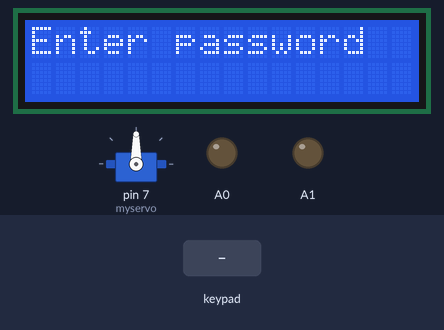
Bench run of a sketch on a simulated Arduino Uno, built with avr-gcc and run on an emulated ATmega328P. On the bench: 16×2 character LCD, servo, output pins drawn as LEDs (lit = HIGH). Inputs (shaded band) come from the test bench.

Above: at 1.2 s.
1.3 s: keypad keys 0 6 5 4 pressed 0.4 s apart
At 3.3 s:
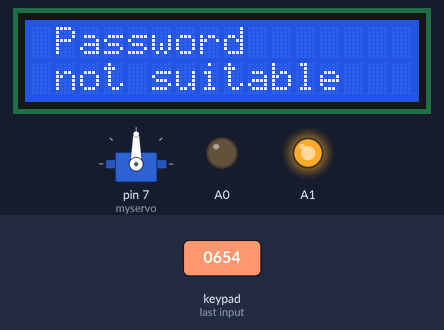
4.4 s: key '1' pressed
At 4.8 s:
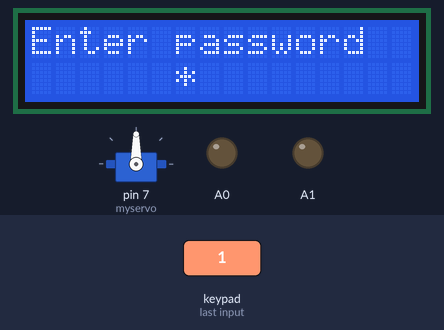
5.9 s: key '2' pressed
At 7.1 s:
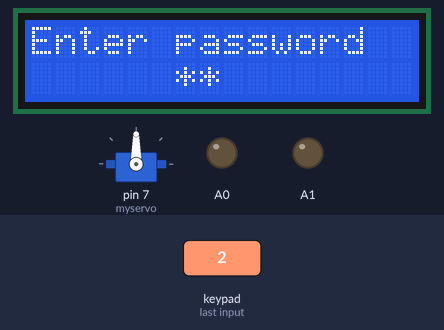
Timing chart, 0 to 8.9 s (numbered marks = the images above; inputs shaded):
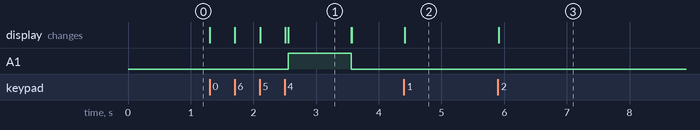

The sketch:

main.ino
```cpp
#include <LiquidCrystal.h>
#include <Keypad.h>
#include <Servo.h>

int servostate;
int posOpen = 90;
int posClose = 0;
int a=0, b=0, c=0, d=0; //кількість цифр у паролі
int var=0;
int C1=1,C2=2,C3=3,C4=4;
char f='*';
const byte filas = 4;
const byte columnas = 4;
char tecla[filas][columnas] = {
  {'1','2','3'},
  {'4','5','6'},
  {'7','8','9'},
  {'*','0','#'}//панель для введення паролю
};
byte pinFilas[filas] = {0, 6, 5, 4};
byte pinColumnas[columnas] = {3, 2, 1};

Servo myservo;
Keypad keypad = Keypad( makeKeymap(tecla), pinFilas, pinColumnas, filas, columnas );
LiquidCrystal lcd(8,9,10,11,12,13);
void setup(){
  lcd.begin(16,2);
  pinMode(A0,OUTPUT);
  pinMode(A1,OUTPUT);
  myservo.attach(7);
  myservo.write(posOpen);
  servostate = 1;
}

void loop(){
  char key = keypad.getKey();
  if (key){
   lcd.setCursor(6+var,1);
   lcd.print(key),lcd.setCursor(6+var,1),lcd.print(f);
   key=key-48;
   var++;
   switch(var){
    case 1:
    a=key;
    break;
    case 2:
    b=key;
    break;
    case 3:
    c=key;
    break;
    case 4:
    d=key;
   delay(50);
  if(a==C1 && b==C2 && c==C3 && d==C4){
    lcd.clear();
    lcd.setCursor(1,0);
    lcd.print("Password");
    lcd.setCursor(1,1);
    if(servostate == 0){
    	lcd.print("Aberta");
      myservo.write(posOpen);
      servostate = 1;
    }
    else{
      lcd.print("true");//якщо правильний пароль
      myservo.write(posClose);
      servostate = 0;
    }

    digitalWrite(A0,HIGH);
    delay(1000);
    lcd.clear();
    digitalWrite(A0,LOW);
    }
  else{
    lcd.clear();
    lcd.setCursor(1,0);
    lcd.print("Password");
    lcd.setCursor(1,1);
    lcd.print("not suitable");//якщо пароль не вірний
    digitalWrite(A1,HIGH);
    delay(1000);
    lcd.clear();
    digitalWrite(A1,LOW);
    }

   var=0;
   lcd.clear();

  break;
  }

 }
 if(!key){lcd.setCursor(0,0),lcd.print("Enter password");}//Шрифт на екрані"Введіть пароль"

  delay(2);
}
```

Measured:
- after the input at 1.3 s, A1: LOW → HIGH after 1.3 s, → LOW 1.0 s later; the display: first changes at once (image 1 shows a later state)
- after the input at 4.4 s, the display: changes at once (image 2)
- after the input at 5.9 s, the display: changes at once (image 3)
- what the display in image 1 shows lasts 1.0 s, from 2.6 s to 3.6 s
